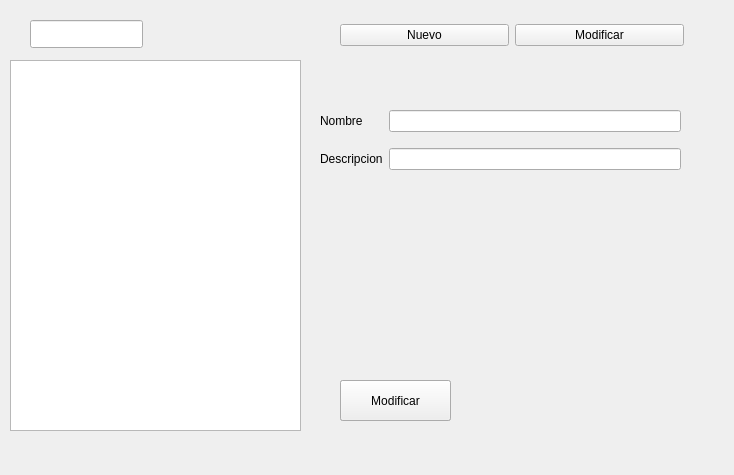
<?xml version="1.0" encoding="UTF-8"?>
<ui version="4.0">
 <class>MainWindow</class>
 <widget class="QMainWindow" name="MainWindow">
  <property name="geometry">
   <rect>
    <x>0</x>
    <y>0</y>
    <width>734</width>
    <height>475</height>
   </rect>
  </property>
  <property name="windowTitle">
   <string>Menu Categorias</string>
  </property>
  <widget class="QWidget" name="centralwidget">
   <widget class="QLabel" name="label">
    <property name="geometry">
     <rect>
      <x>0</x>
      <y>0</y>
      <width>771</width>
      <height>491</height>
     </rect>
    </property>
    <property name="styleSheet">
     <string notr="true">background-image: url(:/imagenes/fondoaplicacion.jpg);</string>
    </property>
    <property name="text">
     <string/>
    </property>
   </widget>
   <widget class="QWidget" name="gridLayoutWidget">
    <property name="geometry">
     <rect>
      <x>320</x>
      <y>100</y>
      <width>361</width>
      <height>80</height>
     </rect>
    </property>
    <layout class="QGridLayout" name="gridLayout">
     <item row="0" column="0">
      <widget class="QLabel" name="label_2">
       <property name="text">
        <string>Nombre</string>
       </property>
      </widget>
     </item>
     <item row="0" column="1">
      <widget class="QLineEdit" name="txtnombrecat"/>
     </item>
     <item row="1" column="1">
      <widget class="QLineEdit" name="txtdescripcioncat"/>
     </item>
     <item row="1" column="0">
      <widget class="QLabel" name="label_3">
       <property name="text">
        <string>Descripcion</string>
       </property>
      </widget>
     </item>
    </layout>
   </widget>
   <widget class="QTableView" name="tablacategoria">
    <property name="geometry">
     <rect>
      <x>10</x>
      <y>60</y>
      <width>291</width>
      <height>371</height>
     </rect>
    </property>
   </widget>
   <widget class="QWidget" name="gridLayoutWidget_2">
    <property name="geometry">
     <rect>
      <x>340</x>
      <y>10</y>
      <width>344</width>
      <height>51</height>
     </rect>
    </property>
    <layout class="QGridLayout" name="gridLayout_2">
     <item row="0" column="0">
      <widget class="QPushButton" name="btnNuevo">
       <property name="text">
        <string>Nuevo</string>
       </property>
      </widget>
     </item>
     <item row="0" column="1">
      <widget class="QPushButton" name="btnModificar">
       <property name="text">
        <string>Modificar</string>
       </property>
      </widget>
     </item>
    </layout>
   </widget>
   <widget class="QLineEdit" name="txtcodigocat">
    <property name="geometry">
     <rect>
      <x>30</x>
      <y>20</y>
      <width>113</width>
      <height>28</height>
     </rect>
    </property>
   </widget>
   <widget class="QPushButton" name="btnGuardar">
    <property name="geometry">
     <rect>
      <x>340</x>
      <y>380</y>
      <width>111</width>
      <height>41</height>
     </rect>
    </property>
    <property name="text">
     <string>Guardar</string>
    </property>
   </widget>
   <widget class="QPushButton" name="btnModificar2">
    <property name="geometry">
     <rect>
      <x>340</x>
      <y>380</y>
      <width>111</width>
      <height>41</height>
     </rect>
    </property>
    <property name="text">
     <string>Modificar</string>
    </property>
   </widget>
   <zorder>txtcodigocat</zorder>
   <zorder>label</zorder>
   <zorder>gridLayoutWidget</zorder>
   <zorder>tablacategoria</zorder>
   <zorder>gridLayoutWidget_2</zorder>
   <zorder>btnGuardar</zorder>
   <zorder>btnModificar2</zorder>
  </widget>
 </widget>
 <resources>
  <include location="imagenes/imagenes.qrc"/>
 </resources>
 <connections/>
</ui>
